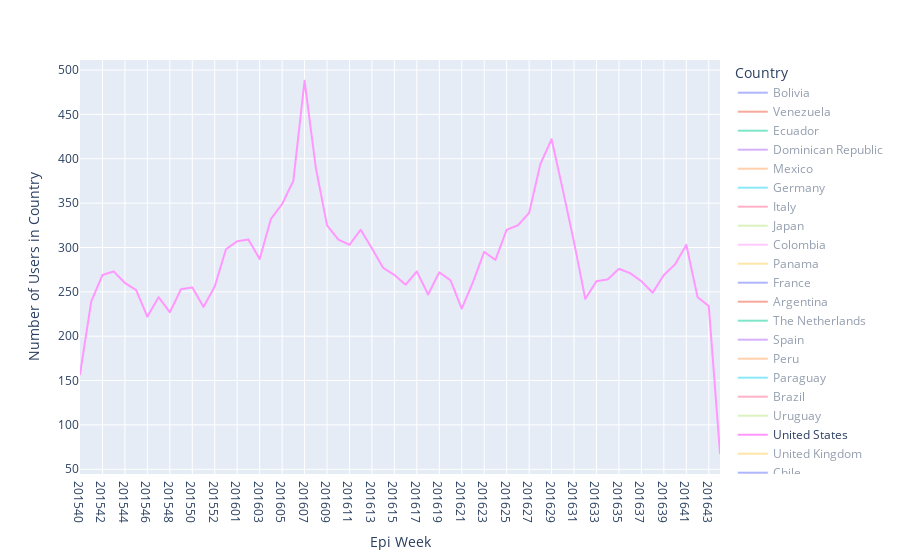

Source (notebook cell):
### Code cell
# Countries over Epi Weeks - users

import itertools

cepi = df.drop_duplicates(["username", "place_country", "epi_week"])
cepi = cepi.groupby(['place_country', "epi_week"])["username"].count().reset_index(name='counts')
cepi = cepi.sort_values(["epi_week"], ascending=True).reset_index(drop=True)

top_20 = common_countries.reset_index().rename({"country":"counts", "index":"country"},axis=1).loc[0:20,"country"].tolist()
#top_20 = cepi.place_country.value_counts().rename_axis('unique_values').reset_index(name='counts')
#top_20 = top_20.loc[0:20, "unique_values"].tolist()

import plotly.express as px

loc_p = cepi[cepi.place_country.isin(top_20)]
#loc_p = loc_p.groupby(['place_country', "epi_week"])["id"].count().reset_index(name='counts')
#loc_p = loc_p.sort_values(["epi_week"], ascending=True).reset_index(drop=True)

loc_temp = pd.DataFrame(list(product(loc_p.place_country.unique(), loc_p.epi_week.unique())), columns=['place_country', 'epi_week'])
loc_temp["counts"] = 0

loc_p = pd.concat([loc_p, loc_temp]).drop_duplicates(["place_country", "epi_week"])#, ignore_index=True)
loc_p = loc_p.sort_values(["epi_week"], ascending=True)


fig = px.line(loc_p, x="epi_week", y="counts", color="place_country",
                 labels={
                     "epi_week": "Epi Week",
                     "counts": "Number of Users in Country",
                     "place_country": "Country"})

fig.write_image("geotagged_users_country_epi_week.png")
fig.show()

### Figure 1 — Plotly figure (JSON) as saved in the notebook; plotly's stock layout.template omitted (floating-point values rounded to 4 significant figures)
{"data": [{"hovertemplate": "Country=Bolivia<br>Epi Week=%{x}<br>Number of Users in Country=%{y}<extra></extra>", "legendgroup": "Bolivia", "line": {"color": "#636efa", "dash": "solid"}, "marker": {"symbol": "circle"}, "mode": "lines", "name": "Bolivia", "showlegend": true, "type": "scattergl", "visible": "legendonly", "x": ["201540", "201541", "201542", "201543", "201544", "201545", "201546", "201547", "201548", "201549", "201550", "201551", "201552", "201553", "201601", "201602", "201603", "201604", "201605", "201606", "201607", "201608", "201609", "201610", "201611", "201612", "201613", "201614", "201615", "201616", "201617", "201618", "201619", "201620", "201621", "201622", "201623", "201624", "201625", "201626", "201627", "201628", "201629", "201630", "201631", "201632", "201633", "201634", "201635", "201636", "201637", "201638", "201639", "201640", "201641", "201642", "201643", "201644"], "xaxis": "x", "y": [8, 9, 12, 11, 9, 9, 6, 6, 10, 7, 9, 7, 12, 13, 28, 22, 16, 21, 25, 30, 21, 17, 11, 13, 17, 17, 16, 14, 13, 16, 12, 8, 10, 15, 11, 7, 13, 7, 8, 9, 5, 16, 18, 10, 12, 5, 7, 14, 7, 8, 8, 8, 10, 8, 14, 9, 8, 3], "yaxis": "y"}, {"hovertemplate": "Country=Venezuela<br>Epi Week=%{x}<br>Number of Users in Country=%{y}<extra></extra>", "legendgroup": "Venezuela", "line": {"color": "#EF553B", "dash": "solid"}, "marker": {"symbol": "circle"}, "mode": "lines", "name": "Venezuela", "showlegend": true, "type": "scattergl", "visible": "legendonly", "x": ["201540", "201541", "201542", "201543", "201544", "201545", "201546", "201547", "201548", "201549", "201550", "201551", "201552", "201553", "201601", "201602", "201603", "201604", "201605", "201606", "201607", "201608", "201609", "201610", "201611", "201612", "201613", "201614", "201615", "201616", "201617", "201618", "201619", "201620", "201621", "201622", "201623", "201624", "201625", "201626", "201627", "201628", "201629", "201630", "201631", "201632", "201633", "201634", "201635", "201636", "201637", "201638", "201639", "201640", "201641", "201642", "201643", "201644"], "xaxis": "x", "y": [18, 27, 27, 27, 24, 29, 27, 30, 26, 23, 30, 16, 29, 29, 28, 24, 24, 20, 23, 26, 26, 27, 24, 17, 18, 11, 16, 15, 11, 12, 14, 18, 14, 10, 7, 9, 21, 12, 17, 16, 15, 13, 14, 17, 14, 12, 16, 9, 16, 18, 14, 10, 16, 18, 14, 12, 16, 4], "yaxis": "y"}, {"hovertemplate": "Country=Ecuador<br>Epi Week=%{x}<br>Number of Users in Country=%{y}<extra></extra>", "legendgroup": "Ecuador", "line": {"color": "#00cc96", "dash": "solid"}, "marker": {"symbol": "circle"}, "mode": "lines", "name": "Ecuador", "showlegend": true, "type": "scattergl", "visible": "legendonly", "x": ["201540", "201541", "201542", "201543", "201544", "201545", "201546", "201547", "201548", "201549", "201550", "201551", "201552", "201553", "201601", "201602", "201603", "201604", "201605", "201606", "201607", "201608", "201609", "201610", "201611", "201612", "201613", "201614", "201615", "201616", "201617", "201618", "201619", "201620", "201621", "201622", "201623", "201624", "201625", "201626", "201627", "201628", "201629", "201630", "201631", "201632", "201633", "201634", "201635", "201636", "201637", "201638", "201639", "201640", "201641", "201642", "201643", "201644"], "xaxis": "x", "y": [16, 23, 26, 19, 25, 25, 30, 30, 21, 31, 21, 30, 41, 40, 26, 35, 31, 36, 29, 29, 46, 32, 35, 30, 27, 33, 32, 20, 25, 23, 26, 26, 24, 24, 20, 23, 22, 18, 21, 24, 23, 27, 23, 30, 19, 23, 25, 22, 20, 22, 14, 14, 26, 21, 25, 26, 23, 3], "yaxis": "y"}, {"hovertemplate": "Country=Dominican Republic<br>Epi Week=%{x}<br>Number of Users in Country=%{y}<extra></extra>", "legendgroup": "Dominican Republic", "line": {"color": "#ab63fa", "dash": "solid"}, "marker": {"symbol": "circle"}, "mode": "lines", "name": "Dominican Republic", "showlegend": true, "type": "scattergl", "visible": "legendonly", "x": ["201540", "201541", "201542", "201543", "201544", "201545", "201546", "201547", "201548", "201549", "201550", "201551", "201552", "201553", "201601", "201602", "201603", "201604", "201605", "201606", "201607", "201608", "201609", "201610", "201611", "201612", "201613", "201614", "201615", "201616", "201617", "201618", "201619", "201620", "201621", "201622", "201623", "201624", "201625", "201626", "201627", "201628", "201629", "201630", "201631", "201632", "201633", "201634", "201635", "201636", "201637", "201638", "201639", "201640", "201641", "201642", "201643", "201644"], "xaxis": "x", "y": [9, 12, 25, 18, 9, 12, 8, 12, 12, 8, 16, 11, 15, 24, 25, 30, 27, 22, 19, 21, 20, 27, 22, 22, 16, 14, 16, 18, 13, 21, 16, 15, 15, 20, 16, 12, 18, 16, 15, 15, 17, 23, 30, 29, 18, 14, 16, 19, 14, 21, 16, 7, 10, 21, 16, 14, 14, 5], "yaxis": "y"}, {"hovertemplate": "Country=Mexico<br>Epi Week=%{x}<br>Number of Users in Country=%{y}<extra></extra>", "legendgroup": "Mexico", "line": {"color": "#FFA15A", "dash": "solid"}, "marker": {"symbol": "circle"}, "mode": "lines", "name": "Mexico", "showlegend": true, "type": "scattergl", "visible": "legendonly", "x": ["201540", "201541", "201542", "201543", "201544", "201545", "201546", "201547", "201548", "201549", "201550", "201551", "201552", "201553", "201601", "201602", "201603", "201604", "201605", "201606", "201607", "201608", "201609", "201610", "201611", "201612", "201613", "201614", "201615", "201616", "201617", "201618", "201619", "201620", "201621", "201622", "201623", "201624", "201625", "201626", "201627", "201628", "201629", "201630", "201631", "201632", "201633", "201634", "201635", "201636", "201637", "201638", "201639", "201640", "201641", "201642", "201643", "201644"], "xaxis": "x", "y": [32, 62, 61, 52, 66, 74, 58, 70, 67, 70, 75, 63, 68, 81, 77, 82, 85, 83, 80, 71, 85, 80, 94, 86, 94, 86, 87, 80, 74, 75, 75, 84, 74, 71, 62, 77, 80, 95, 98, 97, 99, 101, 94, 96, 87, 85, 83, 79, 84, 72, 79, 96, 80, 82, 66, 87, 78, 21], "yaxis": "y"}, {"hovertemplate": "Country=Germany<br>Epi Week=%{x}<br>Number of Users in Country=%{y}<extra></extra>", "legendgroup": "Germany", "line": {"color": "#19d3f3", "dash": "solid"}, "marker": {"symbol": "circle"}, "mode": "lines", "name": "Germany", "showlegend": true, "type": "scattergl", "visible": "legendonly", "x": ["201540", "201541", "201542", "201543", "201544", "201545", "201546", "201547", "201548", "201549", "201550", "201551", "201552", "201553", "201601", "201602", "201603", "201604", "201605", "201606", "201607", "201608", "201609", "201610", "201611", "201612", "201613", "201614", "201615", "201616", "201617", "201618", "201619", "201620", "201621", "201622", "201623", "201624", "201625", "201626", "201627", "201628", "201629", "201630", "201631", "201632", "201633", "201634", "201635", "201636", "201637", "201638", "201639", "201640", "201641", "201642", "201643", "201644"], "xaxis": "x", "y": [13, 20, 22, 13, 14, 12, 11, 16, 9, 9, 15, 17, 14, 14, 14, 21, 18, 19, 20, 22, 34, 15, 19, 21, 17, 22, 13, 19, 18, 21, 19, 15, 15, 13, 13, 20, 23, 21, 16, 27, 20, 19, 25, 28, 16, 16, 24, 24, 16, 21, 13, 16, 17, 17, 18, 13, 9, 7], "yaxis": "y"}, {"hovertemplate": "Country=Italy<br>Epi Week=%{x}<br>Number of Users in Country=%{y}<extra></extra>", "legendgroup": "Italy", "line": {"color": "#FF6692", "dash": "solid"}, "marker": {"symbol": "circle"}, "mode": "lines", "name": "Italy", "showlegend": true, "type": "scattergl", "visible": "legendonly", "x": ["201540", "201541", "201542", "201543", "201544", "201545", "201546", "201547", "201548", "201549", "201550", "201551", "201552", "201553", "201601", "201602", "201603", "201604", "201605", "201606", "201607", "201608", "201609", "201610", "201611", "201612", "201613", "201614", "201615", "201616", "201617", "201618", "201619", "201620", "201621", "201622", "201623", "201624", "201625", "201626", "201627", "201628", "201629", "201630", "201631", "201632", "201633", "201634", "201635", "201636", "201637", "201638", "201639", "201640", "201641", "201642", "201643", "201644"], "xaxis": "x", "y": [28, 42, 39, 32, 43, 31, 33, 33, 33, 27, 26, 22, 26, 36, 36, 47, 35, 27, 33, 40, 51, 55, 36, 41, 34, 48, 42, 43, 45, 36, 37, 42, 31, 36, 32, 41, 48, 45, 40, 35, 46, 50, 54, 57, 65, 47, 35, 47, 60, 45, 45, 42, 42, 45, 47, 43, 29, 10], "yaxis": "y"}, {"hovertemplate": "Country=Japan<br>Epi Week=%{x}<br>Number of Users in Country=%{y}<extra></extra>", "legendgroup": "Japan", "line": {"color": "#B6E880", "dash": "solid"}, "marker": {"symbol": "circle"}, "mode": "lines", "name": "Japan", "showlegend": true, "type": "scattergl", "visible": "legendonly", "x": ["201540", "201541", "201542", "201543", "201544", "201545", "201546", "201547", "201548", "201549", "201550", "201551", "201552", "201553", "201601", "201602", "201603", "201604", "201605", "201606", "201607", "201608", "201609", "201610", "201611", "201612", "201613", "201614", "201615", "201616", "201617", "201618", "201619", "201620", "201621", "201622", "201623", "201624", "201625", "201626", "201627", "201628", "201629", "201630", "201631", "201632", "201633", "201634", "201635", "201636", "201637", "201638", "201639", "201640", "201641", "201642", "201643", "201644"], "xaxis": "x", "y": [7, 8, 10, 7, 13, 13, 7, 9, 7, 7, 34, 92, 48, 13, 14, 11, 7, 14, 10, 13, 16, 9, 10, 8, 12, 14, 11, 7, 16, 14, 13, 7, 13, 17, 13, 8, 12, 12, 6, 8, 10, 11, 11, 13, 11, 13, 13, 9, 12, 14, 11, 13, 12, 6, 13, 12, 10, 5], "yaxis": "y"}, {"hovertemplate": "Country=Colombia<br>Epi Week=%{x}<br>Number of Users in Country=%{y}<extra></extra>", "legendgroup": "Colombia", "line": {"color": "#FF97FF", "dash": "solid"}, "marker": {"symbol": "circle"}, "mode": "lines", "name": "Colombia", "showlegend": true, "type": "scattergl", "visible": "legendonly", "x": ["201540", "201541", "201542", "201543", "201544", "201545", "201546", "201547", "201548", "201549", "201550", "201551", "201552", "201553", "201601", "201602", "201603", "201604", "201605", "201606", "201607", "201608", "201609", "201610", "201611", "201612", "201613", "201614", "201615", "201616", "201617", "201618", "201619", "201620", "201621", "201622", "201623", "201624", "201625", "201626", "201627", "201628", "201629", "201630", "201631", "201632", "201633", "201634", "201635", "201636", "201637", "201638", "201639", "201640", "201641", "201642", "201643", "201644"], "xaxis": "x", "y": [27, 36, 46, 33, 41, 48, 46, 49, 35, 43, 56, 49, 74, 79, 66, 66, 68, 69, 58, 64, 60, 53, 45, 48, 50, 35, 38, 40, 41, 40, 38, 33, 29, 33, 36, 31, 38, 32, 37, 40, 39, 47, 47, 49, 42, 49, 45, 42, 36, 42, 45, 47, 54, 45, 43, 34, 36, 12], "yaxis": "y"}, {"hovertemplate": "Country=Panama<br>Epi Week=%{x}<br>Number of Users in Country=%{y}<extra></extra>", "legendgroup": "Panama", "line": {"color": "#FECB52", "dash": "solid"}, "marker": {"symbol": "circle"}, "mode": "lines", "name": "Panama", "showlegend": true, "type": "scattergl", "visible": "legendonly", "x": ["201540", "201541", "201542", "201543", "201544", "201545", "201546", "201547", "201548", "201549", "201550", "201551", "201552", "201553", "201601", "201602", "201603", "201604", "201605", "201606", "201607", "201608", "201609", "201610", "201611", "201612", "201613", "201614", "201615", "201616", "201617", "201618", "201619", "201620", "201621", "201622", "201623", "201624", "201625", "201626", "201627", "201628", "201629", "201630", "201631", "201632", "201633", "201634", "201635", "201636", "201637", "201638", "201639", "201640", "201641", "201642", "201643", "201644"], "xaxis": "x", "y": [5, 5, 9, 13, 7, 12, 11, 9, 5, 8, 10, 8, 11, 17, 4, 10, 16, 20, 13, 12, 12, 10, 15, 6, 7, 14, 8, 14, 9, 9, 9, 7, 9, 8, 3, 7, 9, 13, 11, 14, 10, 11, 14, 12, 13, 11, 13, 12, 12, 8, 9, 9, 10, 9, 8, 11, 4, 1], "yaxis": "y"}, {"hovertemplate": "Country=France<br>Epi Week=%{x}<br>Number of Users in Country=%{y}<extra></extra>", "legendgroup": "France", "line": {"color": "#636efa", "dash": "solid"}, "marker": {"symbol": "circle"}, "mode": "lines", "name": "France", "showlegend": true, "type": "scattergl", "visible": "legendonly", "x": ["201540", "201541", "201542", "201543", "201544", "201545", "201546", "201547", "201548", "201549", "201550", "201551", "201552", "201553", "201601", "201602", "201603", "201604", "201605", "201606", "201607", "201608", "201609", "201610", "201611", "201612", "201613", "201614", "201615", "201616", "201617", "201618", "201619", "201620", "201621", "201622", "201623", "201624", "201625", "201626", "201627", "201628", "201629", "201630", "201631", "201632", "201633", "201634", "201635", "201636", "201637", "201638", "201639", "201640", "201641", "201642", "201643", "201644"], "xaxis": "x", "y": [19, 22, 24, 24, 24, 26, 54, 31, 18, 19, 16, 20, 27, 25, 25, 25, 34, 36, 21, 36, 26, 30, 31, 29, 31, 37, 37, 31, 30, 41, 30, 39, 34, 45, 38, 31, 34, 39, 44, 39, 42, 42, 38, 44, 47, 39, 35, 40, 37, 35, 39, 35, 40, 39, 41, 45, 25, 6], "yaxis": "y"}, {"hovertemplate": "Country=Argentina<br>Epi Week=%{x}<br>Number of Users in Country=%{y}<extra></extra>", "legendgroup": "Argentina", "line": {"color": "#EF553B", "dash": "solid"}, "marker": {"symbol": "circle"}, "mode": "lines", "name": "Argentina", "showlegend": true, "type": "scattergl", "visible": "legendonly", "x": ["201540", "201541", "201542", "201543", "201544", "201545", "201546", "201547", "201548", "201549", "201550", "201551", "201552", "201553", "201601", "201602", "201603", "201604", "201605", "201606", "201607", "201608", "201609", "201610", "201611", "201612", "201613", "201614", "201615", "201616", "201617", "201618", "201619", "201620", "201621", "201622", "201623", "201624", "201625", "201626", "201627", "201628", "201629", "201630", "201631", "201632", "201633", "201634", "201635", "201636", "201637", "201638", "201639", "201640", "201641", "201642", "201643", "201644"], "xaxis": "x", "y": [38151, 42917, 43833, 44816, 46539, 48059, 49698, 52578, 55545, 60766, 53486, 51080, 48233, 46009, 44213, 43702, 42967, 43028, 42853, 43320, 43102, 43111, 43528, 42989, 43516, 43839, 44337, 45222, 48567, 44560, 42762, 41266, 40130, 38827, 37043, 37065, 36836, 36347, 35667, 35308, 34933, 34188, 33740, 33215, 32950, 32312, 31931, 31589, 31102, 31247, 31209, 31292, 31345, 30936, 31117, 30662, 34307, 17297], "yaxis": "y"}, {"hovertemplate": "Country=The Netherlands<br>Epi Week=%{x}<br>Number of Users in Country=%{y}<extra></extra>", "legendgroup": "The Netherlands", "line": {"color": "#00cc96", "dash": "solid"}, "marker": {"symbol": "circle"}, "mode": "lines", "name": "The Netherlands", "showlegend": true, "type": "scattergl", "visible": "legendonly", "x": ["201540", "201541", "201542", "201543", "201544", "201545", "201546", "201547", "201548", "201549", "201550", "201551", "201552", "201553", "201601", "201602", "201603", "201604", "201605", "201606", "201607", "201608", "201609", "201610", "201611", "201612", "201613", "201614", "201615", "201616", "201617", "201618", "201619", "201620", "201621", "201622", "201623", "201624", "201625", "201626", "201627", "201628", "201629", "201630", "201631", "201632", "201633", "201634", "201635", "201636", "201637", "201638", "201639", "201640", "201641", "201642", "201643", "201644"], "xaxis": "x", "y": [14, 21, 31, 22, 25, 27, 29, 34, 23, 20, 24, 19, 14, 16, 12, 15, 15, 14, 12, 12, 9, 7, 10, 9, 10, 9, 13, 13, 10, 13, 12, 10, 12, 8, 8, 9, 12, 9, 13, 6, 9, 11, 13, 11, 15, 11, 12, 11, 11, 10, 11, 14, 16, 7, 16, 15, 10, 1], "yaxis": "y"}, {"hovertemplate": "Country=Spain<br>Epi Week=%{x}<br>Number of Users in Country=%{y}<extra></extra>", "legendgroup": "Spain", "line": {"color": "#ab63fa", "dash": "solid"}, "marker": {"symbol": "circle"}, "mode": "lines", "name": "Spain", "showlegend": true, "type": "scattergl", "visible": "legendonly", "x": ["201540", "201541", "201542", "201543", "201544", "201545", "201546", "201547", "201548", "201549", "201550", "201551", "201552", "201553", "201601", "201602", "201603", "201604", "201605", "201606", "201607", "201608", "201609", "201610", "201611", "201612", "201613", "201614", "201615", "201616", "201617", "201618", "201619", "201620", "201621", "201622", "201623", "201624", "201625", "201626", "201627", "201628", "201629", "201630", "201631", "201632", "201633", "201634", "201635", "201636", "201637", "201638", "201639", "201640", "201641", "201642", "201643", "201644"], "xaxis": "x", "y": [57, 72, 79, 59, 74, 79, 74, 87, 59, 76, 66, 87, 71, 93, 89, 90, 104, 95, 101, 102, 100, 100, 86, 86, 92, 92, 99, 74, 90, 76, 89, 78, 79, 84, 75, 88, 89, 102, 104, 107, 101, 108, 109, 112, 114, 112, 105, 102, 98, 111, 93, 106, 97, 95, 97, 98, 86, 25], "yaxis": "y"}, {"hovertemplate": "Country=Peru<br>Epi Week=%{x}<br>Number of Users in Country=%{y}<extra></extra>", "legendgroup": "Peru", "line": {"color": "#FFA15A", "dash": "solid"}, "marker": {"symbol": "circle"}, "mode": "lines", "name": "Peru", "showlegend": true, "type": "scattergl", "visible": "legendonly", "x": ["201540", "201541", "201542", "201543", "201544", "201545", "201546", "201547", "201548", "201549", "201550", "201551", "201552", "201553", "201601", "201602", "201603", "201604", "201605", "201606", "201607", "201608", "201609", "201610", "201611", "201612", "201613", "201614", "201615", "201616", "201617", "201618", "201619", "201620", "201621", "201622", "201623", "201624", "201625", "201626", "201627", "201628", "201629", "201630", "201631", "201632", "201633", "201634", "201635", "201636", "201637", "201638", "201639", "201640", "201641", "201642", "201643", "201644"], "xaxis": "x", "y": [23, 28, 38, 40, 36, 38, 37, 29, 37, 51, 55, 40, 38, 39, 54, 55, 58, 49, 40, 52, 52, 38, 52, 39, 50, 46, 34, 40, 31, 23, 37, 39, 33, 27, 21, 29, 36, 44, 42, 36, 41, 41, 40, 32, 33, 36, 35, 34, 27, 31, 43, 44, 27, 39, 34, 30, 41, 5], "yaxis": "y"}, {"hovertemplate": "Country=Paraguay<br>Epi Week=%{x}<br>Number of Users in Country=%{y}<extra></extra>", "legendgroup": "Paraguay", "line": {"color": "#19d3f3", "dash": "solid"}, "marker": {"symbol": "circle"}, "mode": "lines", "name": "Paraguay", "showlegend": true, "type": "scattergl", "visible": "legendonly", "x": ["201540", "201541", "201542", "201543", "201544", "201545", "201546", "201547", "201548", "201549", "201550", "201551", "201552", "201553", "201601", "201602", "201603", "201604", "201605", "201606", "201607", "201608", "201609", "201610", "201611", "201612", "201613", "201614", "201615", "201616", "201617", "201618", "201619", "201620", "201621", "201622", "201623", "201624", "201625", "201626", "201627", "201628", "201629", "201630", "201631", "201632", "201633", "201634", "201635", "201636", "201637", "201638", "201639", "201640", "201641", "201642", "201643", "201644"], "xaxis": "x", "y": [34, 55, 49, 51, 48, 36, 44, 49, 52, 49, 61, 65, 78, 79, 85, 73, 79, 86, 66, 64, 55, 53, 47, 45, 44, 59, 52, 43, 52, 59, 60, 45, 55, 52, 42, 51, 47, 48, 52, 48, 51, 54, 62, 58, 58, 42, 50, 38, 44, 38, 45, 34, 52, 58, 59, 40, 51, 14], "yaxis": "y"}, {"hovertemplate": "Country=Brazil<br>Epi Week=%{x}<br>Number of Users in Country=%{y}<extra></extra>", "legendgroup": "Brazil", "line": {"color": "#FF6692", "dash": "solid"}, "marker": {"symbol": "circle"}, "mode": "lines", "name": "Brazil", "showlegend": true, "type": "scattergl", "visible": "legendonly", "x": ["201540", "201541", "201542", "201543", "201544", "201545", "201546", "201547", "201548", "201549", "201550", "201551", "201552", "201553", "201601", "201602", "201603", "201604", "201605", "201606", "201607", "201608", "201609", "201610", "201611", "201612", "201613", "201614", "201615", "201616", "201617", "201618", "201619", "201620", "201621", "201622", "201623", "201624", "201625", "201626", "201627", "201628", "201629", "201630", "201631", "201632", "201633", "201634", "201635", "201636", "201637", "201638", "201639", "201640", "201641", "201642", "201643", "201644"], "xaxis": "x", "y": [94, 146, 170, 140, 116, 140, 167, 146, 148, 154, 155, 172, 250, 408, 662, 899, 995, 937, 764, 693, 634, 528, 385, 314, 277, 300, 249, 183, 176, 148, 170, 158, 170, 128, 110, 113, 148, 172, 157, 145, 150, 191, 213, 199, 199, 248, 228, 176, 152, 172, 139, 150, 146, 174, 180, 142, 141, 32], "yaxis": "y"}, {"hovertemplate": "Country=Uruguay<br>Epi Week=%{x}<br>Number of Users in Country=%{y}<extra></extra>", "legendgroup": "Uruguay", "line": {"color": "#B6E880", "dash": "solid"}, "marker": {"symbol": "circle"}, "mode": "lines", "name": "Uruguay", "showlegend": true, "type": "scattergl", "visible": "legendonly", "x": ["201540", "201541", "201542", "201543", "201544", "201545", "201546", "201547", "201548", "201549", "201550", "201551", "201552", "201553", "201601", "201602", "201603", "201604", "201605", "201606", "201607", "201608", "201609", "201610", "201611", "201612", "201613", "201614", "201615", "201616", "201617", "201618", "201619", "201620", "201621", "201622", "201623", "201624", "201625", "201626", "201627", "201628", "201629", "201630", "201631", "201632", "201633", "201634", "201635", "201636", "201637", "201638", "201639", "201640", "201641", "201642", "201643", "201644"], "xaxis": "x", "y": [51, 72, 82, 56, 72, 58, 64, 73, 82, 103, 95, 83, 131, 249, 267, 269, 233, 230, 222, 241, 181, 136, 102, 78, 81, 159, 94, 62, 58, 57, 63, 59, 77, 58, 47, 52, 38, 70, 68, 44, 60, 77, 93, 88, 52, 53, 47, 43, 50, 65, 69, 67, 59, 73, 79, 56, 62, 24], "yaxis": "y"}, {"hovertemplate": "Country=United States<br>Epi Week=%{x}<br>Number of Users in Country=%{y}<extra></extra>", "legendgroup": "United States", "line": {"color": "#FF97FF", "dash": "solid"}, "marker": {"symbol": "circle"}, "mode": "lines", "name": "United States", "showlegend": true, "type": "scattergl", "visible": true, "x": ["201540", "201541", "201542", "201543", "201544", "201545", "201546", "201547", "201548", "201549", "201550", "201551", "201552", "201553", "201601", "201602", "201603", "201604", "201605", "201606", "201607", "201608", "201609", "201610", "201611", "201612", "201613", "201614", "201615", "201616", "201617", "201618", "201619", "201620", "201621", "201622", "201623", "201624", "201625", "201626", "201627", "201628", "201629", "201630", "201631", "201632", "201633", "201634", "201635", "201636", "201637", "201638", "201639", "201640", "201641", "201642", "201643", "201644"], "xaxis": "x", "y": [157, 239, 269, 273, 260, 252, 222, 244, 227, 253, 255, 233, 256, 298, 307, 309, 287, 332, 349, 375, 488, 390, 325, 309, 303, 320, 299, 277, 269, 258, 273, 247, 272, 263, 231, 261, 295, 286, 320, 325, 339, 394, 422, 365, 306, 242, 262, 264, 276, 271, 262, 249, 269, 281, 303, 244, 234, 68], "yaxis": "y"}, {"hovertemplate": "Country=United Kingdom<br>Epi Week=%{x}<br>Number of Users in Country=%{y}<extra></extra>", "legendgroup": "United Kingdom", "line": {"color": "#FECB52", "dash": "solid"}, "marker": {"symbol": "circle"}, "mode": "lines", "name": "United Kingdom", "showlegend": true, "type": "scattergl", "visible": "legendonly", "x": ["201540", "201541", "201542", "201543", "201544", "201545", "201546", "201547", "201548", "201549", "201550", "201551", "201552", "201553", "201601", "201602", "201603", "201604", "201605", "201606", "201607", "201608", "201609", "201610", "201611", "201612", "201613", "201614", "201615", "201616", "201617", "201618", "201619", "201620", "201621", "201622", "201623", "201624", "201625", "201626", "201627", "201628", "201629", "201630", "201631", "201632", "201633", "201634", "201635", "201636", "201637", "201638", "201639", "201640", "201641", "201642", "201643", "201644"], "xaxis": "x", "y": [25, 40, 49, 45, 43, 29, 37, 34, 25, 23, 14, 17, 27, 21, 40, 39, 52, 53, 42, 42, 51, 46, 42, 38, 37, 38, 28, 33, 35, 33, 33, 29, 30, 32, 15, 29, 37, 34, 50, 48, 50, 51, 58, 39, 46, 49, 51, 42, 43, 45, 36, 45, 44, 24, 31, 39, 31, 4], "yaxis": "y"}, {"hovertemplate": "Country=Chile<br>Epi Week=%{x}<br>Number of Users in Country=%{y}<extra></extra>", "legendgroup": "Chile", "line": {"color": "#636efa", "dash": "solid"}, "marker": {"symbol": "circle"}, "mode": "lines", "name": "Chile", "showlegend": true, "type": "scattergl", "visible": "legendonly", "x": ["201540", "201541", "201542", "201543", "201544", "201545", "201546", "201547", "201548", "201549", "201550", "201551", "201552", "201553", "201601", "201602", "201603", "201604", "201605", "201606", "201607", "201608", "201609", "201610", "201611", "201612", "201613", "201614", "201615", "201616", "201617", "201618", "201619", "201620", "201621", "201622", "201623", "201624", "201625", "201626", "201627", "201628", "201629", "201630", "201631", "201632", "201633", "201634", "201635", "201636", "201637", "201638", "201639", "201640", "201641", "201642", "201643", "201644"], "xaxis": "x", "y": [75, 106, 131, 103, 100, 110, 101, 107, 122, 118, 116, 107, 132, 199, 243, 313, 325, 316, 259, 249, 214, 175, 151, 141, 128, 201, 152, 133, 113, 110, 109, 112, 83, 106, 87, 91, 100, 111, 109, 92, 122, 138, 179, 128, 119, 126, 125, 105, 103, 105, 109, 107, 118, 125, 148, 100, 117, 29], "yaxis": "y"}], "layout": {"autosize": true, "legend": {"title": {"text": "Country"}, "tracegroupgap": 0}, "margin": {"t": 60}, "xaxis": {"anchor": "y", "autorange": true, "domain": [0, 1], "range": [0, 57], "title": {"text": "Epi Week"}, "type": "category"}, "yaxis": {"anchor": "x", "autorange": true, "domain": [0, 1], "range": [44.67, 511.3], "title": {"text": "Number of Users in Country"}, "type": "linear"}}}
